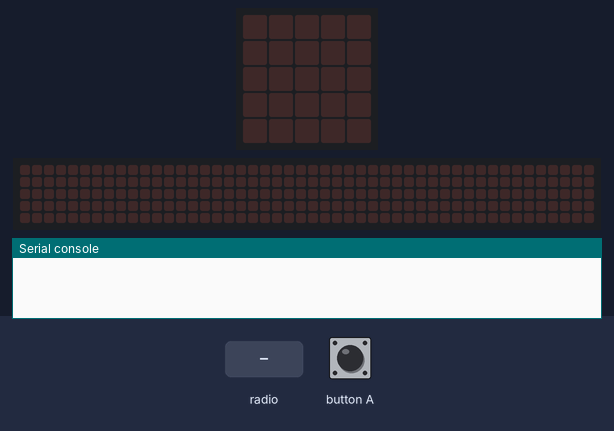
A program run on a simulated BBC micro:bit (MakeCode). Shown: the board's 5×5 LED display, a strip that is not on the board, showing the scrolling text unrolled, the last lines printed to the serial console. The test bench sets the inputs (shaded band). No radio messages arrive unless stated (any console line starting 'radio sent:' is added by the test bench); the 48×5 strip is a reading aid, not a part: it shows the text the display is scrolling, unrolled, one strip-width of it at a time.

Above: at 1.2 s.
1.3 s: button A pressed for 0.15 s
At 1.52 s:
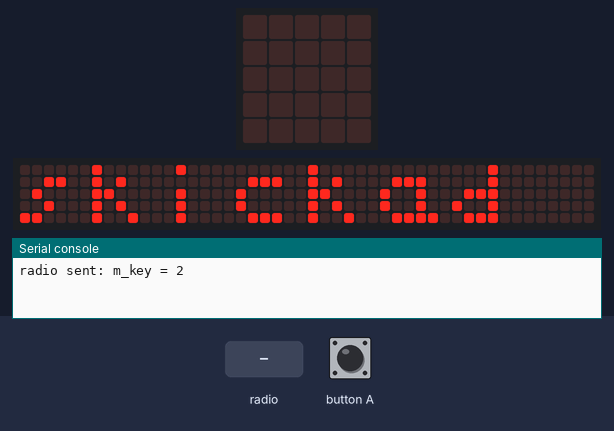
At 1.97 s:
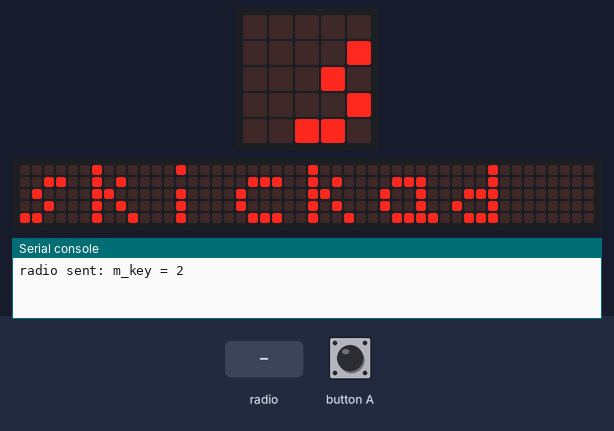
4.3 s: radio message "m_key=100" arrives
7.3 s: radio message "m_key=1" arrives
10.3 s: button A pressed for 0.15 s
At 13.07 s:
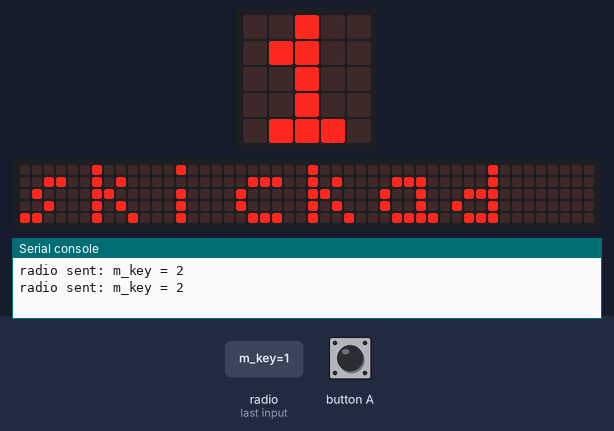

Measured:
- after the input at 1.3 s, the display: changes after 0.15 s (image 1)
- after the input at 10.3 s, the display: first differs from a run without the input after 2.7 s (image 3)

The program:

main.ts
```typescript
input.onButtonPressed(Button.A, function () {
    radio.setGroup(89)
    master_key = 2
    radio.sendValue("m_key", master_key)
    basic.showString("skickad")
})
radio.onReceivedValue(function (name, value) {
    if (name == "m_key") {
        basic.showNumber(value)
    }
})
let master_key = 0
radio.setGroup(89)
```

test.ts
```typescript
// här hamnar tester och detta kompileras inte när det här paketet används som ett tillägg.
```
